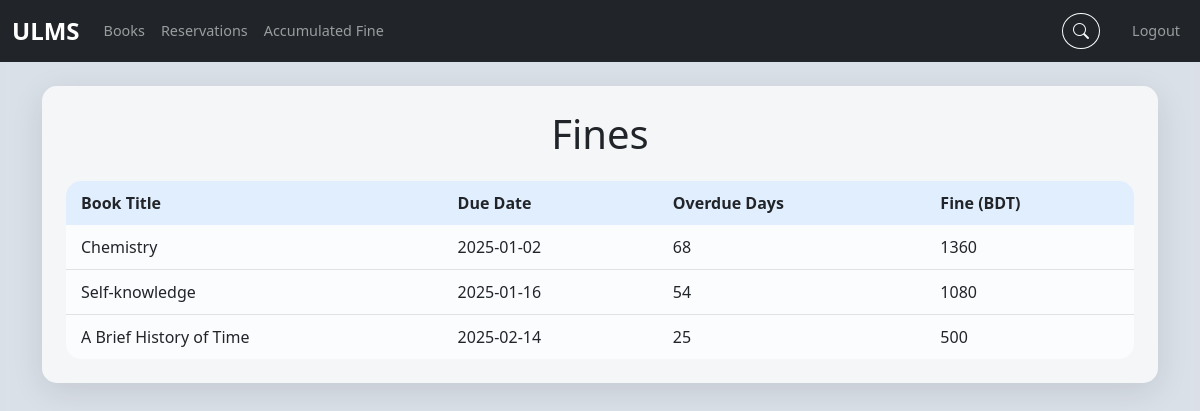
Screenshot of /pages/fines_student.php (signed in) with the database file from the repository.
### tables this page shows
CREATE TABLE `reservations` (
  `reservation_id` int(11) NOT NULL,
  `book_id` int(11) NOT NULL,
  `user_id` int(11) NOT NULL,
  `reservation_date` date NOT NULL,
  `due_date` date NOT NULL,
  `returned` enum('Yes','No') DEFAULT 'No'
);

CREATE TABLE `books` (
  `book_id` int(11) NOT NULL,
  `title` varchar(200) NOT NULL,
  `author` varchar(200) NOT NULL,
  `genre` varchar(100) DEFAULT NULL,
  `isbn` varchar(20) DEFAULT NULL,
  `thumbnail` varchar(255) DEFAULT NULL,
  `source` enum('api','manual') NOT NULL,
  `reserved` enum('Yes','No') DEFAULT 'No',
  `reserved_by` int(11) DEFAULT NULL
);

### pages/fines_student.php (the view, shortened to what this page needs)
<?php
$base_fine = 20;
$user_id = $_SESSION['user_id'];
?>
<!DOCTYPE html>
<html lang="en">
<head>
    <link rel="stylesheet" href="../css/styles.css">
    <link href="https://cdn.jsdelivr.net/npm/bootstrap@5.3.2/dist/css/bootstrap.min.css" rel="stylesheet">
</head>
<body style="background-color: #dae0e8;">
<?php include '_navbar.php'; ?>
<div class="container my-4">
    <div class="glass p-4">
        <h1 class="text-center">Fines</h1>
        <?php
        $query = "
            SELECT b.title AS book_title,
                   r.due_date,
                   DATEDIFF(CURDATE(), r.due_date) AS overdue_days,
                   CASE
                       WHEN DATEDIFF(CURDATE(), r.due_date) > 0
                       THEN (DATEDIFF(CURDATE(), r.due_date) * $base_fine)
                       ELSE 0
                   END AS fine
            FROM reservations r
            JOIN books b ON r.book_id = b.book_id
            WHERE r.user_id = '$user_id' AND r.returned = 'No'
            ORDER BY fine DESC";
        $result = mysqli_query($conn, $query);
        if (mysqli_num_rows($result) > 0) {
            echo "
            <div class='table-container'>
                <table>
                    <thead>
                        <tr>
                            <th>Book Title</th>
                            <th>Due Date</th>
                            <th>Overdue Days</th>
                            <th>Fine (BDT)</th>
                        </tr>
                    </thead>
                    <tbody>";
            while ($row = mysqli_fetch_assoc($result)) {
                echo "<tr>";
                echo "<td>" . htmlspecialchars($row['book_title']) . "</td>";
                echo "<td>" . htmlspecialchars($row['due_date']) . "</td>";
                echo "<td>" . ($row['overdue_days'] > 0 ? htmlspecialchars($row['overdue_days']) : "0") . "</td>";
                echo "<td>" . htmlspecialchars($row['fine']) . "</td>";
                echo "</tr>";
            }
            echo "</tbody>
                </table>
            </div>";
        } else {
            echo "<div class='alert alert-info'>You have no overdue books or fines.</div>";
        }
        ?>
    </div>
</div>
</body>
</html>

### css/styles.css (style rules this page uses)
body { background-size: cover; backdrop-filter: blur(5px); min-height: 100vh; }
.glass { background: rgba(255, 255, 255, 0.7); box-shadow: 0 8px 32px rgba(0, 0, 0, 0.1); border-radius: 15px; padding: 20px; margin: 20px 0; }
table { width: 100%; border-collapse: collapse; background-color: rgba(255, 255, 255, 0.6); border-radius: 15px; overflow: hidden; margin-top: 15px; }
table thead { background-color: rgba(0, 123, 255, 0.1); }
table th, table td { text-align: left; padding: 10px 15px; }
table tr:not(:last-child) { border-bottom: 1px solid rgba(0, 0, 0, 0.1); }
table th { font-weight: bold; }
.table-container { max-height: 800px; overflow-y: auto; }

### rows the page displays
reservations: book.title "Chemistry", due_date "2025-01-02", overdue_days "68", fine "1360"
reservations: book.title "Self-knowledge", due_date "2025-01-16", overdue_days "54", fine "1080"
reservations: book.title "A Brief History of Time", due_date "2025-02-14", overdue_days "25", fine "500"
